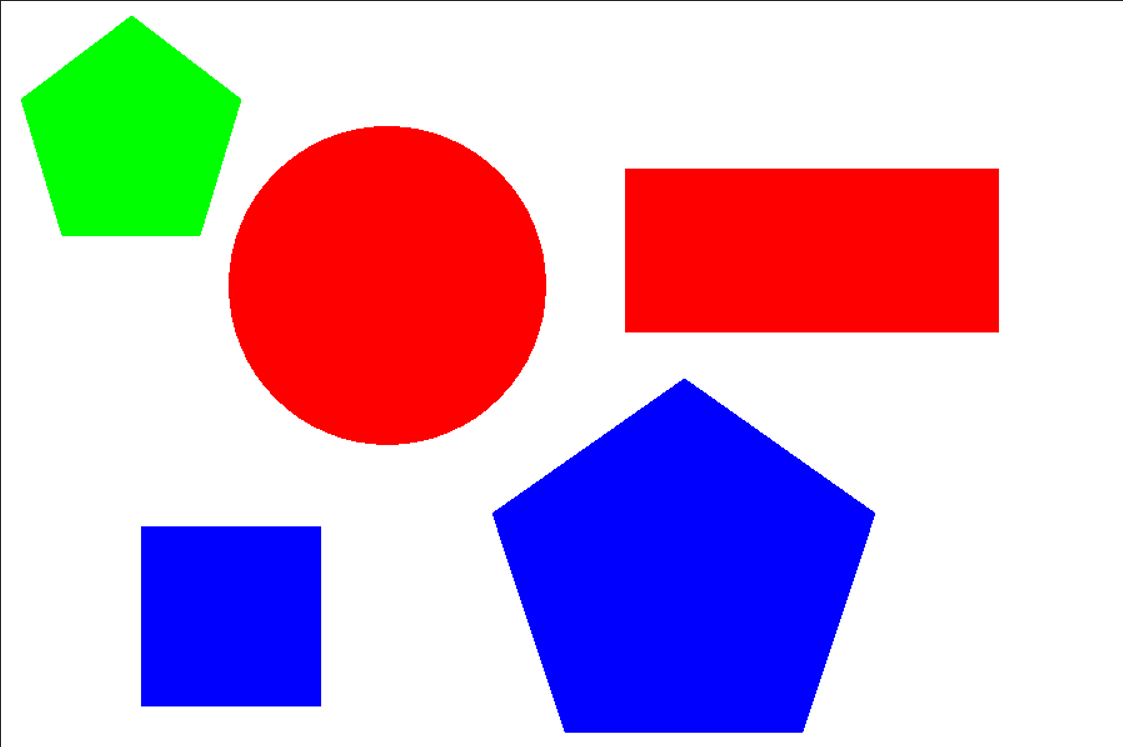
#> input picture Sample.png, 1123 x 747 px, given in place of the camera
$ python canny_webcam.py
#> lines starting #> are read from the running program, lines starting #| are printed output that depends on the picture
import cv2
import numpy as np

# Function that does nothing; used as a placeholder for trackbars
def nothing(x):
    pass

# Initialize webcam capture
cap = cv2.VideoCapture(0)

# Create a window to hold trackbars
cv2.namedWindow("Trackbars")

# Create trackbars for adjusting lower and upper thresholds
cv2.createTrackbar("LT", "Trackbars", 0, 255, nothing)
cv2.createTrackbar("UT", "Trackbars", 0, 255, nothing)

while True:
    # Capture a frame from the webcam
    ret, frame = cap.read()
#> frame is the input picture: shape (747, 1123, 3); mean B, G, R 201.4, 173.2, 205.7

    # Apply Gaussian blur to the frame
    frame = cv2.GaussianBlur(frame, (9, 9), cv2.BORDER_DEFAULT)
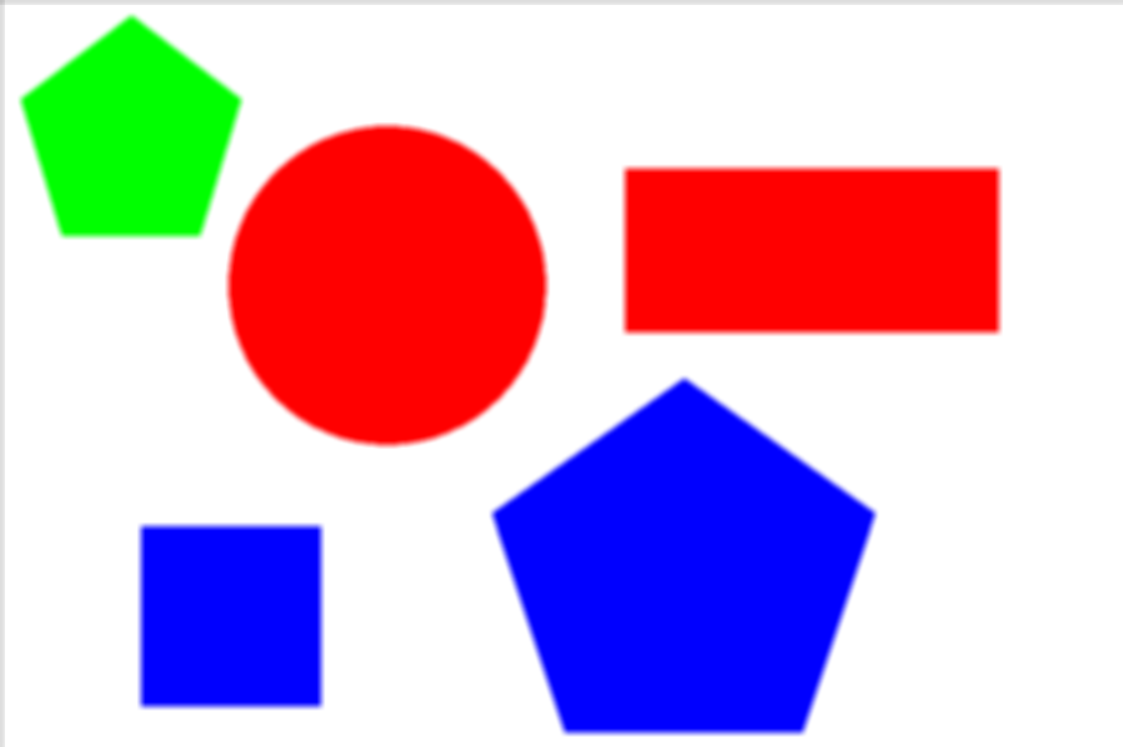
#> frame: shape (747, 1123, 3); mean B, G, R 201.6, 173.4, 205.9

    # Flip the frame horizontally (mirror effect)
    image = cv2.flip(frame, 1)
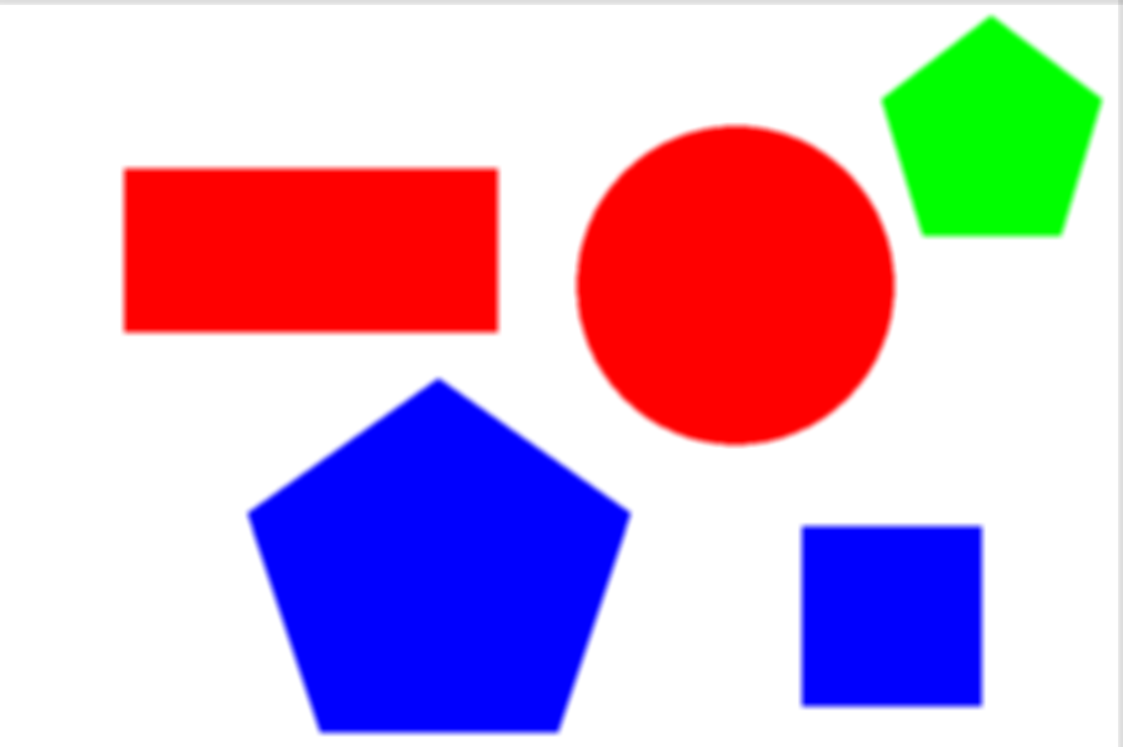
#> image: shape (747, 1123, 3); mean B, G, R 201.6, 173.4, 205.9
    frame1 = image

    # Get the current positions of the lower and upper thresholds from trackbars
    l_h = cv2.getTrackbarPos("LT", "Trackbars")
    l_s = cv2.getTrackbarPos("UT", "Trackbars")

    # Convert the frame to grayscale
    gray = cv2.cvtColor(image, cv2.COLOR_BGR2GRAY)
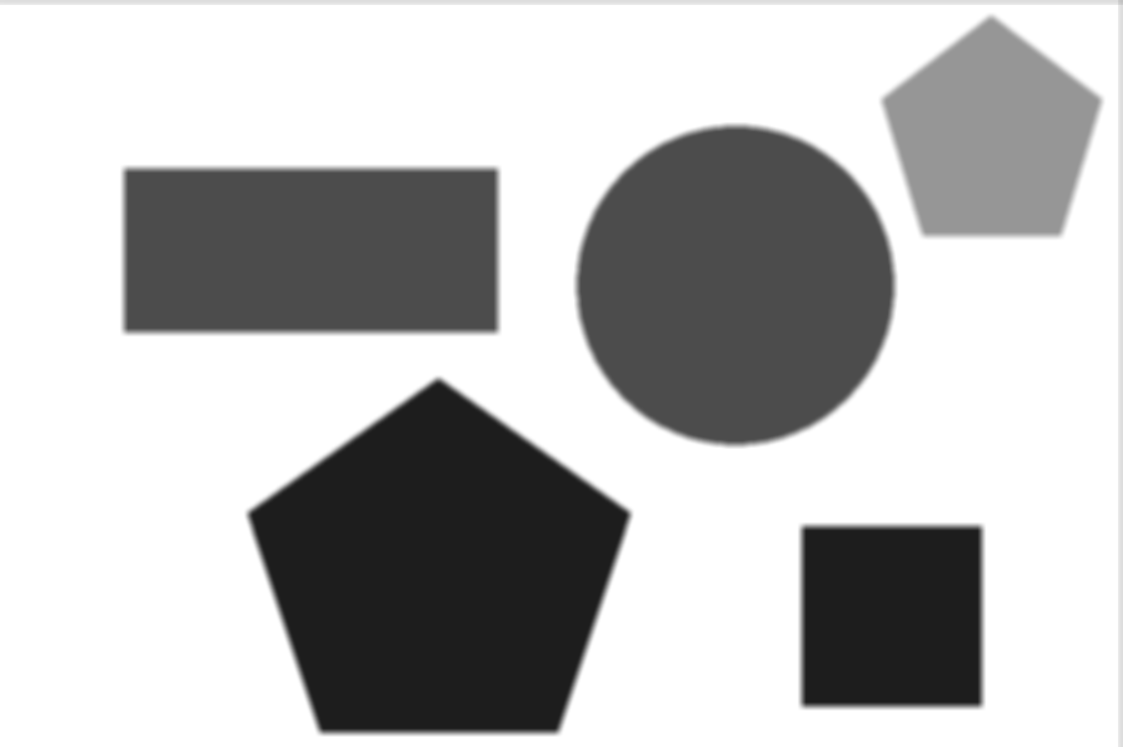
#> gray: shape (747, 1123); min 29, max 255, mean 186.3

    # Apply Canny edge detection with the specified lower and upper thresholds
    edged = cv2.Canny(gray, l_h, l_s)
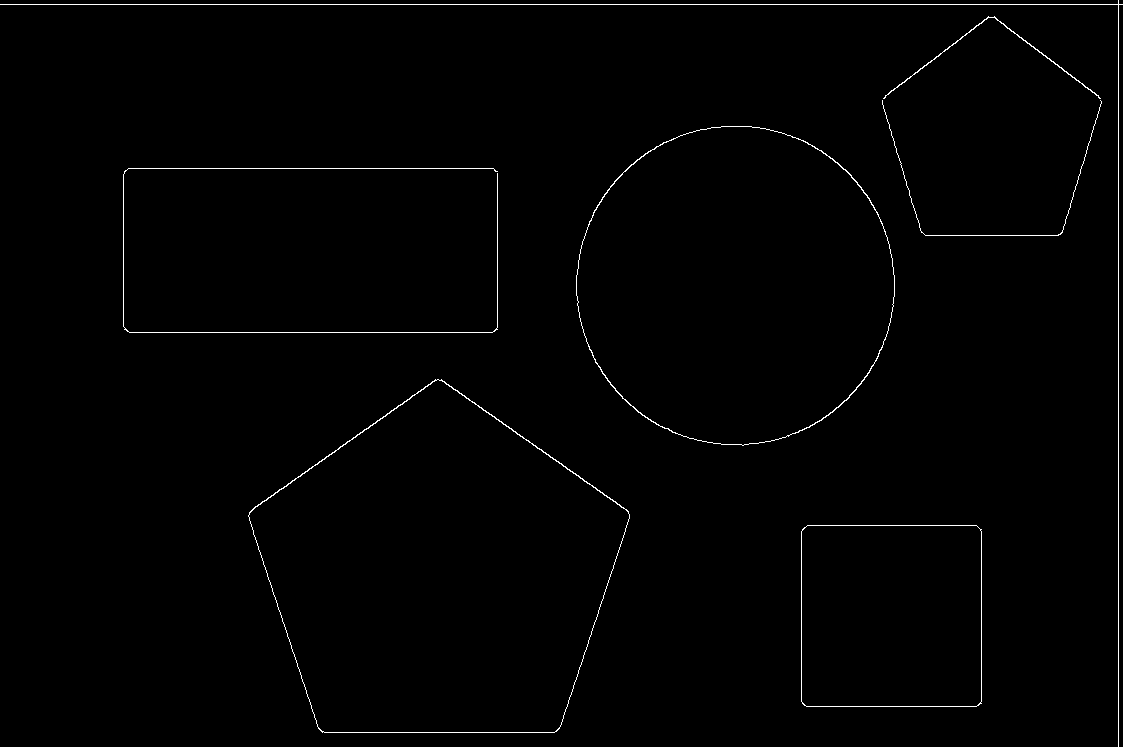
#> edged: shape (747, 1123); 0.82% white in thin lines or dots

    # Convert the edged image to BGR color format
    edgedc = cv2.cvtColor(edged, cv2.COLOR_GRAY2BGR)
#> edgedc: shape (747, 1123, 3); 0.82% white in thin lines or dots
    img_bgr = cv2.cvtColor(gray, cv2.COLOR_GRAY2BGR)

    # Stack the original frame, the edged frame, and the grayscale frame side by side
    stacked = np.hstack((frame1, edgedc, img_bgr))
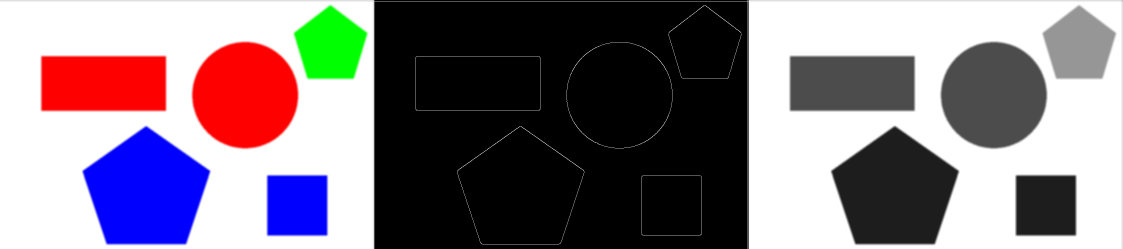
#> stacked: shape (747, 3369, 3) (shown at 1/3 size); mean B, G, R 130, 120.6, 131.4

    # Resize and display the stacked frames in the "Trackbars" window
    cv2.imshow("Trackbars", cv2.resize(stacked, None, fx=0.4, fy=0.4))
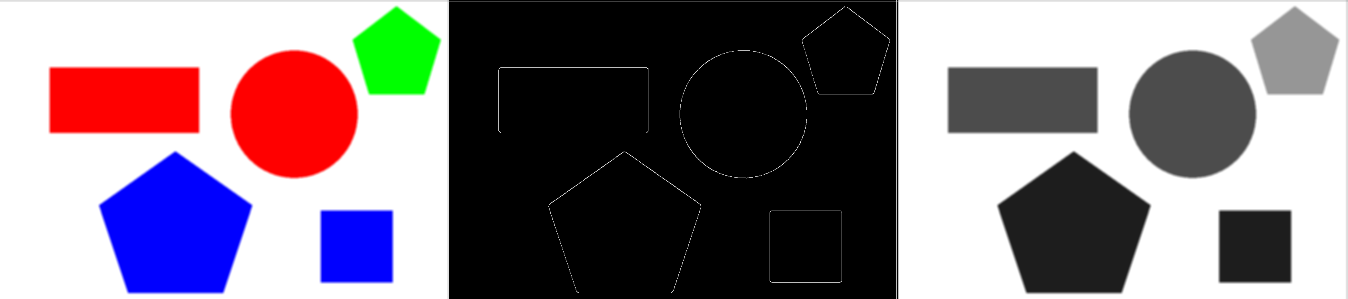
#> window 'Trackbars': shape (299, 1348, 3); mean B, G, R 130, 120.6, 131.5

    # Wait for a key press; if 'Esc' (key code 27) is pressed, exit the loop
    key = cv2.waitKey(1)
#> (key Esc is pressed here)
    if key == 27:
        break

# Release the webcam capture
cap.release()

# Close all OpenCV windows
cv2.destroyAllWindows()
